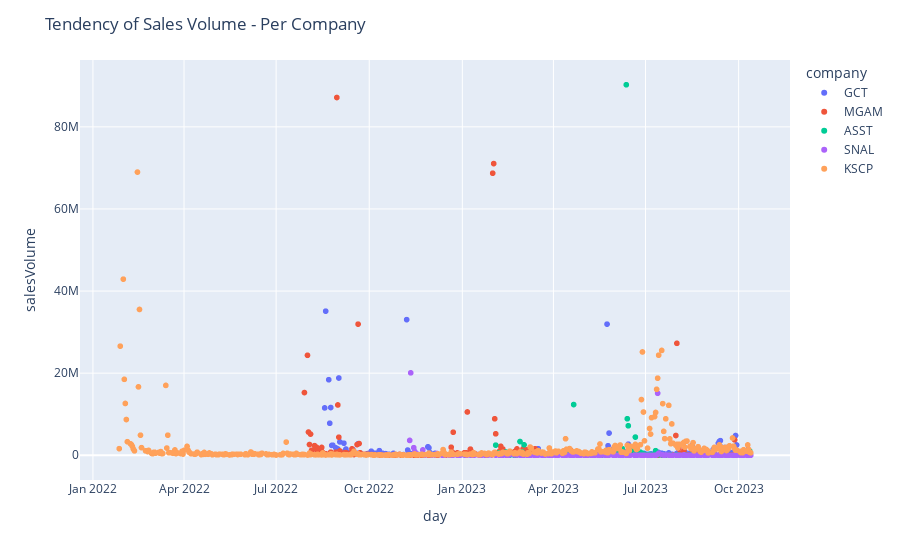

Write notebook code for a chart like this one.
### Code cell
# Checking tendency for Sales Volume
tendencySalesVolume = px.scatter(dailyData,
                   x='day',y='salesVolume',
                   color='company')
tendencySalesVolume.update_layout(title_text="Tendency of Sales Volume - Per Company")
tendencySalesVolume.show()

### Figure 1 — Plotly figure (JSON) as saved in the notebook; plotly's stock layout.template omitted (floating-point values rounded to 4 significant figures; data arrays with more than 128 entries replaced by an {"elided": "..."} marker saying what was removed)
{"data": [{"hovertemplate": "company=GCT<br>day=%{x}<br>salesVolume=%{y}<extra></extra>", "legendgroup": "GCT", "marker": {"color": "#636efa", "symbol": "circle"}, "mode": "markers", "name": "GCT", "showlegend": true, "type": "scattergl", "x": {"elided": "291 str values"}, "xaxis": "x", "y": {"elided": "291 int values"}, "yaxis": "y"}, {"hovertemplate": "company=MGAM<br>day=%{x}<br>salesVolume=%{y}<extra></extra>", "legendgroup": "MGAM", "marker": {"color": "#EF553B", "symbol": "circle"}, "mode": "markers", "name": "MGAM", "showlegend": true, "type": "scattergl", "x": {"elided": "305 str values"}, "xaxis": "x", "y": {"elided": "305 int values"}, "yaxis": "y"}, {"hovertemplate": "company=ASST<br>day=%{x}<br>salesVolume=%{y}<extra></extra>", "legendgroup": "ASST", "marker": {"color": "#00cc96", "symbol": "circle"}, "mode": "markers", "name": "ASST", "showlegend": true, "type": "scattergl", "x": {"elided": "175 str values"}, "xaxis": "x", "y": {"elided": "175 int values"}, "yaxis": "y"}, {"hovertemplate": "company=SNAL<br>day=%{x}<br>salesVolume=%{y}<extra></extra>", "legendgroup": "SNAL", "marker": {"color": "#ab63fa", "symbol": "circle"}, "mode": "markers", "name": "SNAL", "showlegend": true, "type": "scattergl", "x": {"elided": "232 str values"}, "xaxis": "x", "y": {"elided": "232 int values"}, "yaxis": "y"}, {"hovertemplate": "company=KSCP<br>day=%{x}<br>salesVolume=%{y}<extra></extra>", "legendgroup": "KSCP", "marker": {"color": "#FFA15A", "symbol": "circle"}, "mode": "markers", "name": "KSCP", "showlegend": true, "type": "scattergl", "x": {"elided": "431 str values"}, "xaxis": "x", "y": {"elided": "431 int values"}, "yaxis": "y"}], "layout": {"legend": {"title": {"text": "company"}, "tracegroupgap": 0}, "margin": {"t": 60}, "title": {"text": "Tendency of Sales Volume - Per Company"}, "xaxis": {"anchor": "y", "domain": [0, 1], "title": {"text": "day"}}, "yaxis": {"anchor": "x", "domain": [0, 1], "title": {"text": "salesVolume"}}}}
